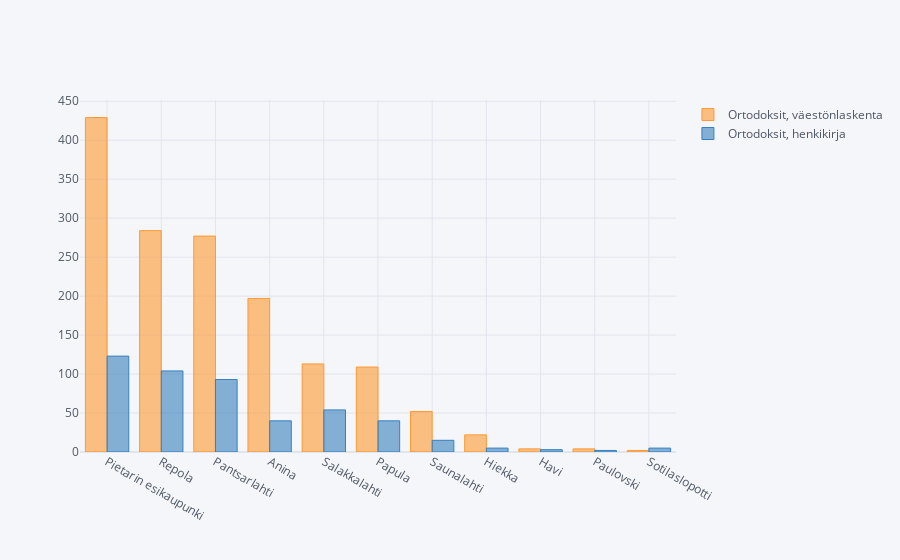

Notebook code for this chart:
### Code cell
districts[[
    'Ortodoksit, väestönlaskenta',
    'Ortodoksit, henkikirja',
]].drop(index=['Valli', 'Pyhän Annan kruunu', 'Viipurin esikaupunki']).sort_values(
    by='Ortodoksit, väestönlaskenta', ascending=False).iplot(
    # title="Ortodoksien lukumäärä eri lähteissä (pl. suuret kasarmialueet)",
    kind="bar",
)

### Figure 1 — Plotly figure (JSON) as saved in the notebook; plotly's stock layout.template omitted (floating-point values rounded to 4 significant figures)
{"data": [{"marker": {"color": "rgba(255, 153, 51, 0.6)", "line": {"color": "rgba(255, 153, 51, 1.0)", "width": 1}}, "name": "Ortodoksit, väestönlaskenta", "orientation": "v", "text": "", "x": ["Pietarin esikaupunki", "Repola", "Pantsarlahti", "Anina", "Salakkalahti", "Papula", "Saunalahti", "Hiekka", "Havi", "Paulovski", "Sotilaslopotti"], "y": [429, 284, 277, 197, 113, 109, 52, 22, 4, 4, 2], "type": "bar"}, {"marker": {"color": "rgba(55, 128, 191, 0.6)", "line": {"color": "rgba(55, 128, 191, 1.0)", "width": 1}}, "name": "Ortodoksit, henkikirja", "orientation": "v", "text": "", "x": ["Pietarin esikaupunki", "Repola", "Pantsarlahti", "Anina", "Salakkalahti", "Papula", "Saunalahti", "Hiekka", "Havi", "Paulovski", "Sotilaslopotti"], "y": [123, 104, 93, 40, 54, 40, 15, 5, 3, 2, 5], "type": "bar"}], "layout": {"legend": {"bgcolor": "#F5F6F9", "font": {"color": "#4D5663"}}, "paper_bgcolor": "#F5F6F9", "plot_bgcolor": "#F5F6F9", "title": {"font": {"color": "#4D5663"}}, "xaxis": {"gridcolor": "#E1E5ED", "showgrid": true, "tickfont": {"color": "#4D5663"}, "title": {"font": {"color": "#4D5663"}, "text": ""}, "zerolinecolor": "#E1E5ED"}, "yaxis": {"gridcolor": "#E1E5ED", "showgrid": true, "tickfont": {"color": "#4D5663"}, "title": {"font": {"color": "#4D5663"}, "text": ""}, "zerolinecolor": "#E1E5ED"}}}
